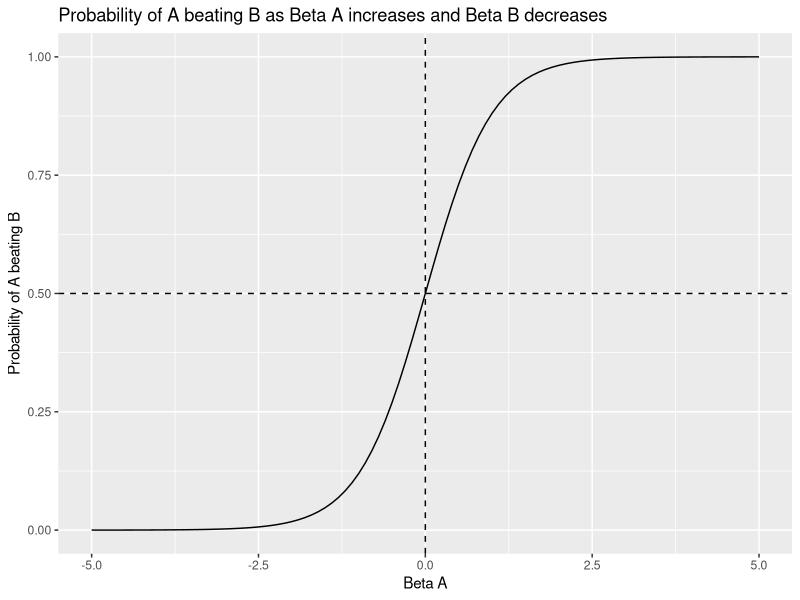

Reproduce this figure in R.
## ---- chunk 1
#| label: setup
#| include: false
rm(list=ls())
library(tidyverse)
library(ggplot2)
## ---- chunk 2
p <- function(beta_a, beta_b) {
  exp(beta_a) / (exp(beta_a) + exp(beta_b))
}
print(p(0, 0))

## ---- chunk 3
# Plot a curve showing the probability of A beating B as beta_a increases
# and beta_b decreases
# start with a tibble with a range of values for beta_a and beta_b and the probability of success
# then plot the curve

beta_values <- tibble(beta_a = seq(-5, 5, 0.1), beta_b = seq(5, -5, -0.1))
beta_values <- beta_values %>% mutate(prob = p(beta_a, beta_b))

p <- ggplot(beta_values, aes(x = beta_a, y = prob)) +
  geom_line() +
  geom_vline(xintercept = 0, linetype = "dashed") +
  geom_hline(yintercept = 0.5, linetype = "dashed") +
  labs(x = "Beta A", y = "Probability of A beating B", title = "Probability of A beating B as Beta A increases and Beta B decreases")
print(p)

